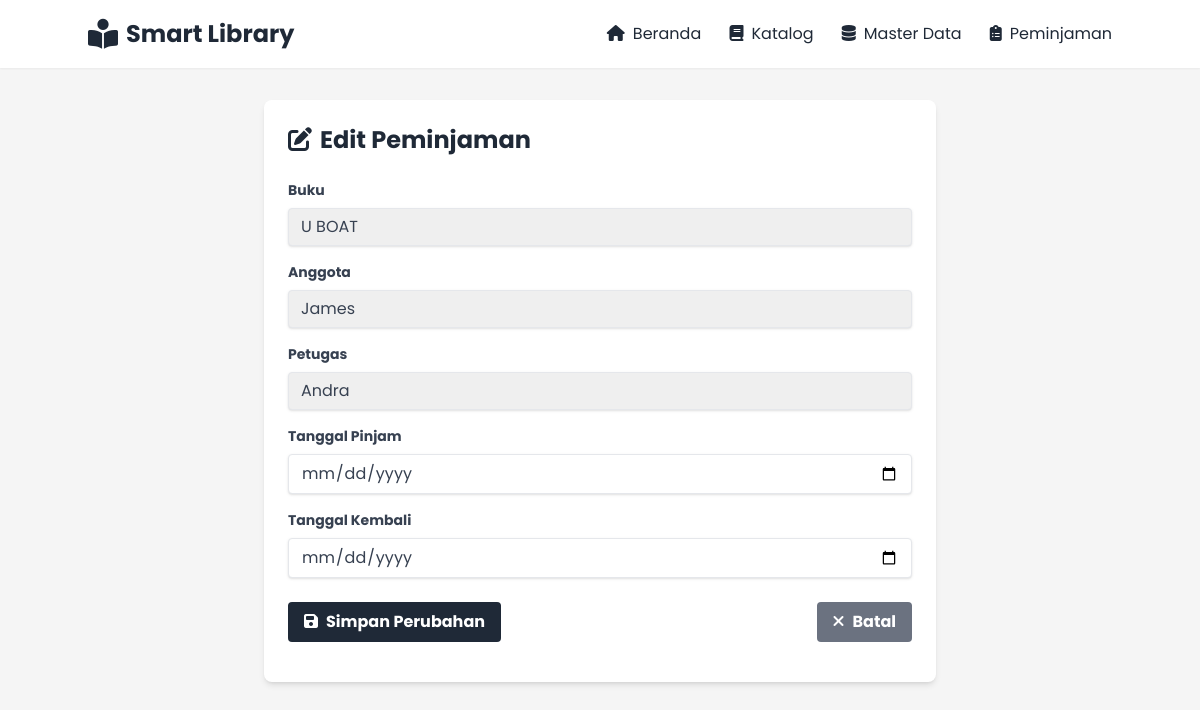
The page /peminjaman/edit.php?id=2 on the database its author committed.
### tables this page shows
CREATE TABLE `peminjaman` (
  `PeminjamanID` int NOT NULL AUTO_INCREMENT,
  `AnggotaID` int DEFAULT NULL,
  `BukuID` int DEFAULT NULL,
  `PetugasID` int DEFAULT NULL,
  `TanggalPinjam` datetime DEFAULT NULL,
  `TanggalKembali` datetime DEFAULT NULL,
  PRIMARY KEY (`PeminjamanID`),
  KEY `AnggotaID` (`AnggotaID`),
  KEY `BukuID` (`BukuID`),
  KEY `PetugasID` (`PetugasID`),
  CONSTRAINT `peminjaman_ibfk_1` FOREIGN KEY (`AnggotaID`) REFERENCES `anggota` (`AnggotaID`),
  CONSTRAINT `peminjaman_ibfk_2` FOREIGN KEY (`BukuID`) REFERENCES `buku` (`BukuID`),
  CONSTRAINT `peminjaman_ibfk_3` FOREIGN KEY (`PetugasID`) REFERENCES `petugas` (`PetugasID`)
);

CREATE TABLE `buku` (
  `BukuID` int NOT NULL AUTO_INCREMENT,
  `JudulBuku` varchar(255) DEFAULT NULL,
  `Pengarang` varchar(255) DEFAULT NULL,
  `Penerbit` varchar(255) DEFAULT NULL,
  `TahunTerbit` year DEFAULT NULL,
  `Kategori` varchar(255) DEFAULT NULL,
  `JumlahStok` int DEFAULT NULL,
  PRIMARY KEY (`BukuID`)
);

CREATE TABLE `anggota` (
  `AnggotaID` int NOT NULL AUTO_INCREMENT,
  `NamaAnggota` varchar(255) DEFAULT NULL,
  `Alamat` varchar(255) DEFAULT NULL,
  `TanggalLahir` datetime DEFAULT NULL,
  `Kontak` varchar(255) DEFAULT NULL,
  PRIMARY KEY (`AnggotaID`)
);

CREATE TABLE `petugas` (
  `PetugasID` int NOT NULL AUTO_INCREMENT,
  `NamaPetugas` varchar(255) DEFAULT NULL,
  `Kontak` varchar(255) DEFAULT NULL,
  `Jabatan` varchar(255) DEFAULT NULL,
  PRIMARY KEY (`PetugasID`)
);

### peminjaman/edit.php (the view, shortened to what this page needs)
<?php
include '../config.php';
if(isset($_GET['id'])) {
    $id = $_GET['id'];
    $query = "SELECT p.*, b.JudulBuku, a.NamaAnggota, pt.NamaPetugas
              FROM peminjaman p
              JOIN buku b ON p.BukuID = b.BukuID
              JOIN anggota a ON p.AnggotaID = a.AnggotaID
              JOIN petugas pt ON p.PetugasID = pt.PetugasID
              WHERE p.PeminjamanID = '$id'";
    $result = mysqli_query($conn, $query);
    $data = mysqli_fetch_assoc($result);
    $bukuQuery = "SELECT * FROM buku WHERE JumlahStok > 0 OR BukuID = '{$data['BukuID']}'";
    $anggotaQuery = "SELECT * FROM anggota";
    $petugasQuery = "SELECT * FROM petugas";
    $bukuResult = mysqli_query($conn, $bukuQuery);
    $anggotaResult = mysqli_query($conn, $anggotaQuery);
    $petugasResult = mysqli_query($conn, $petugasQuery);
}
?>
<!DOCTYPE html>
<html lang="id">
<head>
    <link rel="stylesheet" href="https://cdnjs.cloudflare.com/ajax/libs/font-awesome/6.4.0/css/all.min.css">
    <script src="https://cdn.tailwindcss.com"></script>
    <link href="https://unpkg.com/aos@2.3.1/dist/aos.css" rel="stylesheet">
</head>
<body>
    <nav class="bg-white text-gray-800 p-4 shadow-sm sticky top-0 z-50">
        <div class="container mx-auto flex justify-between items-center">
            <a href="#" class="flex items-center space-x-2">
                <i class="fas fa-book-reader text-3xl text-gray-800"></i>
                <h1 class="text-2xl font-bold">Smart Library</h1>
            </a>
            <div class="space-x-6">
                <a href="../index.php" class="nav-link"><i class="fas fa-home mr-2"></i>Beranda</a>
                <a href="../katalog.php" class="nav-link"><i class="fas fa-book mr-2"></i>Katalog</a>
                <a href="../masterdata.php" class="nav-link"><i class="fas fa-database mr-2"></i>Master Data</a>
                <a href="../peminjaman/list.php" class="nav-link"><i class="fas fa-clipboard-list mr-2"></i>Peminjaman</a>
            </div>
        </div>
    </nav>
    <div class="container mx-auto px-4 py-8">
        <div class="max-w-2xl mx-auto bg-white rounded-lg shadow-md p-6" data-aos="fade-up">
            <h2 class="text-2xl font-bold text-gray-800 mb-6">
                <i class="fas fa-edit mr-2"></i>Edit Peminjaman
            </h2>
            <form action="" method="POST">
                <div class="mb-4">
                    <label class="block text-gray-700 text-sm font-bold mb-2" for="bukuID">
                        Buku
                    </label>
                    <select name="bukuID" id="bukuID" class="shadow appearance-none border rounded w-full py-2 px-3 text-gray-700 leading-tight focus:outline-none focus:shadow-outline" required>
                        <?php while($buku = mysqli_fetch_assoc($bukuResult)) { ?>
                            <option value="<?= $buku['BukuID'] ?>" <?= ($buku['BukuID'] == $data['BukuID']) ? 'selected' : '' ?>>
                                <?= $buku['JudulBuku'] ?>
                            </option>
                        <?php } ?>
                    </select>
                </div>
                <div class="mb-4">
                    <label class="block text-gray-700 text-sm font-bold mb-2" for="anggotaID">
                        Anggota
                    </label>
                    <select name="anggotaID" id="anggotaID" class="shadow appearance-none border rounded w-full py-2 px-3 text-gray-700 leading-tight focus:outline-none focus:shadow-outline" required>
                        <?php while($anggota = mysqli_fetch_assoc($anggotaResult)) { ?>
                            <option value="<?= $anggota['AnggotaID'] ?>" <?= ($anggota['AnggotaID'] == $data['AnggotaID']) ? 'selected' : '' ?>>
                                <?= $anggota['NamaAnggota'] ?>
                            </option>
                        <?php } ?>
                    </select>
                </div>
                <div class="mb-4">
                    <label class="block text-gray-700 text-sm font-bold mb-2" for="petugasID">
                        Petugas
                    </label>
                    <select name="petugasID" id="petugasID" class="shadow appearance-none border rounded w-full py-2 px-3 text-gray-700 leading-tight focus:outline-none focus:shadow-outline" required>
                        <?php while($petugas = mysqli_fetch_assoc($petugasResult)) { ?>
                            <option value="<?= $petugas['PetugasID'] ?>" <?= ($petugas['PetugasID'] == $data['PetugasID']) ? 'selected' : '' ?>>
                                <?= $petugas['NamaPetugas'] ?>
                            </option>
                        <?php } ?>
                    </select>
                </div>
                <div class="mb-4">
                    <label class="block text-gray-700 text-sm font-bold mb-2" for="tglPinjam">
                        Tanggal Pinjam
                    </label>
                    <input type="date" name="tglPinjam" id="tglPinjam"
                           value="<?= $data['TanggalPinjam'] ?>"
                           class="shadow appearance-none border rounded w-full py-2 px-3 text-gray-700 leading-tight focus:outline-none focus:shadow-outline"
                           required>
                </div>
                <div class="mb-6">
                    <label class="block text-gray-700 text-sm font-bold mb-2" for="tglKembali">
                        Tanggal Kembali
                    </label>
                    <input type="date" name="tglKembali" id="tglKembali"
                           value="<?= $data['TanggalKembali'] ?>"
                           class="shadow appearance-none border rounded w-full py-2 px-3 text-gray-700 leading-tight focus:outline-none focus:shadow-outline"
                           required>
                </div>
                <div class="flex items-center justify-between">
                    <button type="submit" name="submit" class="bg-gray-800 hover:bg-gray-700 text-white font-bold py-2 px-4 rounded focus:outline-none focus:shadow-outline transition duration-300">
                        <i class="fas fa-save mr-2"></i>Simpan Perubahan
                    </button>
                    <a href="list.php" class="bg-gray-500 hover:bg-gray-400 text-white font-bold py-2 px-4 rounded focus:outline-none focus:shadow-outline transition duration-300">
                        <i class="fas fa-times mr-2"></i>Batal
                    </a>
                </div>
            </form>
        </div>
    </div>
</body>
</html>

### peminjaman/edit.php (style rules this page uses)
body { font-family: 'Poppins', sans-serif; background-color: #f5f5f5; }

### rows shown on the page
peminjaman: bukuID "U BOAT", anggotaID "James", petugasID "Andra"
